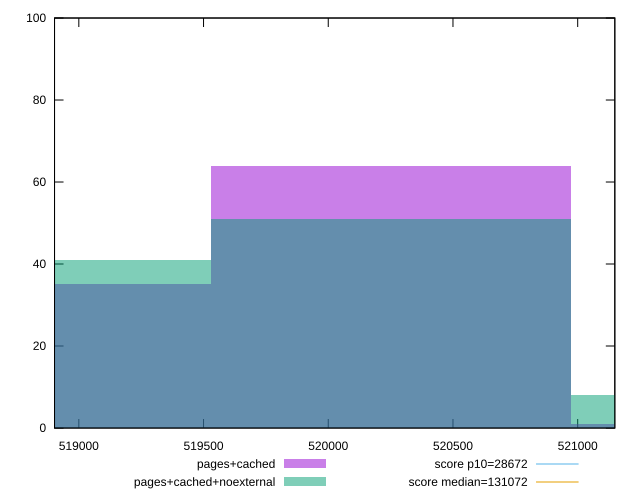

Source code (gnuplot):
reset

$pagesCached <<EOF
520251.9706262474 64
518806.8262633967 35
521697.1149890981 1
EOF

$pagesCachedNoexternal <<EOF
520251.9706262474 51
521697.1149890981 8
518806.8262633967 41
EOF

set key outside below
set boxwidth 1445.1443628506872
set xrange [518902.62528705:521148.86503320927]
set yrange [0:100]
set trange [0:100]
set style fill transparent solid 0.5 noborder

set parametric
set terminal svg size 640, 500 enhanced background rgb 'white'
set output "reprap/uses-long-cache-ttl/comparison/histogram/1_vs_2.svg"

plot $pagesCached title "pages+cached" with boxes, \
     $pagesCachedNoexternal title "pages+cached+noexternal" with boxes, \
     28672,t title "score p10=28672", \
     131072,t title "score median=131072"

reset
